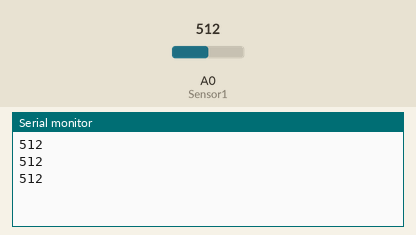
Bench run of a sketch on a simulated Arduino Uno, built with avr-gcc and run on an emulated ATmega328P. Parts: the last lines printed to the serial monitor. The inputs (shaded band) are chosen by the test bench; at power-on: A0 (Sensor1) = 512.

Above: at 1.3 s.
1.4 s: A0 (Sensor1) set to 716
At 1.9 s:
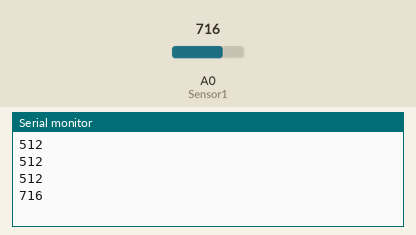
2.9 s: A0 (Sensor1) set to 900
At 3.4 s:
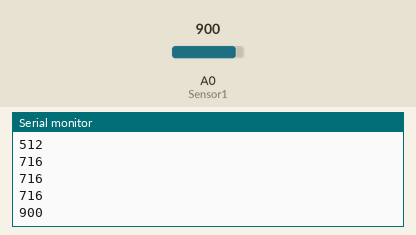
Timing chart, 0 to 5.9 s (numbered marks = the images above; inputs shaded):
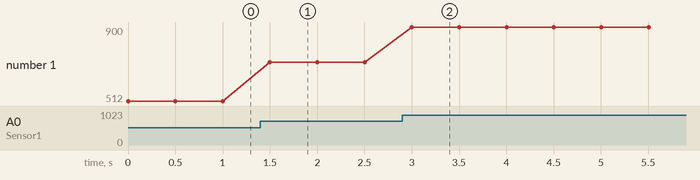

Measured:
- after the input at 1.4 s, the serial monitor: prints a new line after 0.10 s (image 1)
- after the input at 2.9 s, the serial monitor: prints a new line after 0.10 s (image 2)
- plotted number 1: 512 → 716 after the input at 1.4 s, 716 → 900 after the input at 2.9 s

The sketch:

sensor_test.ino
```cpp
//Includes
#include <Servo.h>

const int Sensor1 = A0;

void setup() {

  // initialize serial communication at 9600 bits per second:
  Serial.begin(2400);

  //initialize inputs
  pinMode(Sensor1, INPUT);

}

void loop() {
  int raw = analogRead(Sensor1);
  Serial.println(raw);
  delay(500);
}
```
